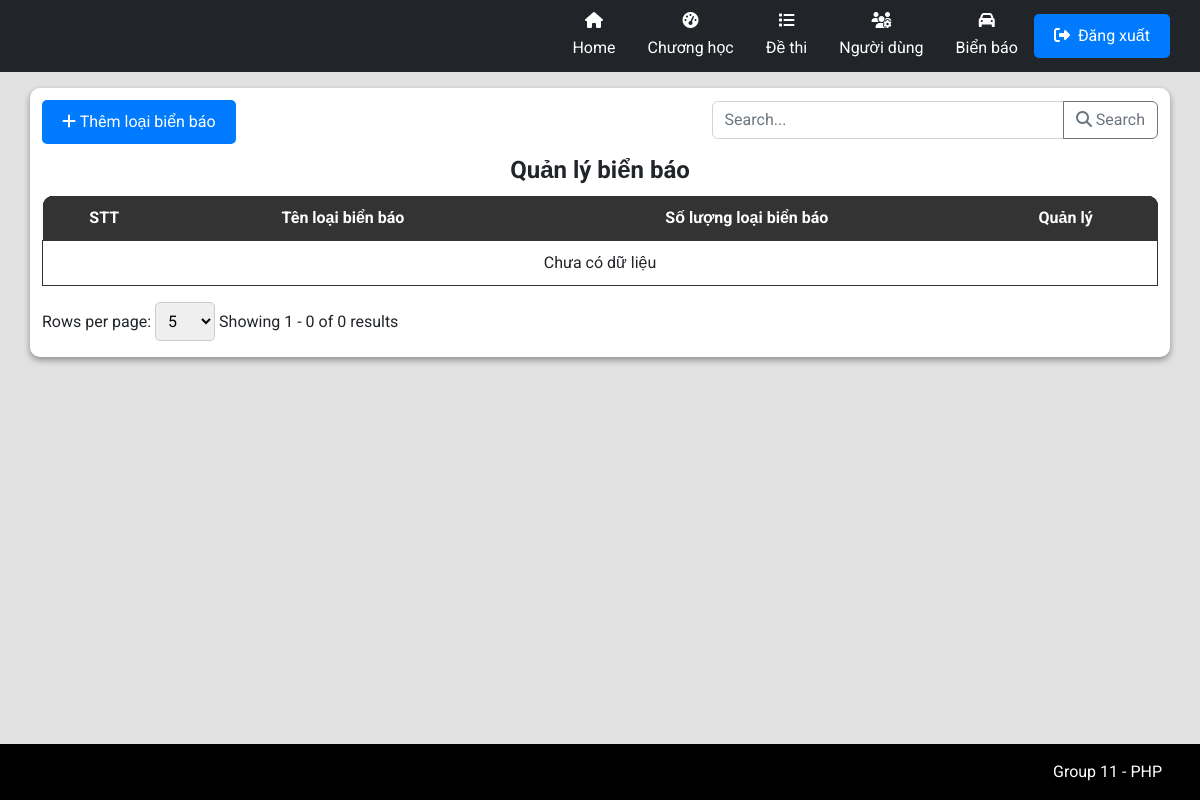
The app's page /admin/AdminIndex.php?workingPage=notice, older data.
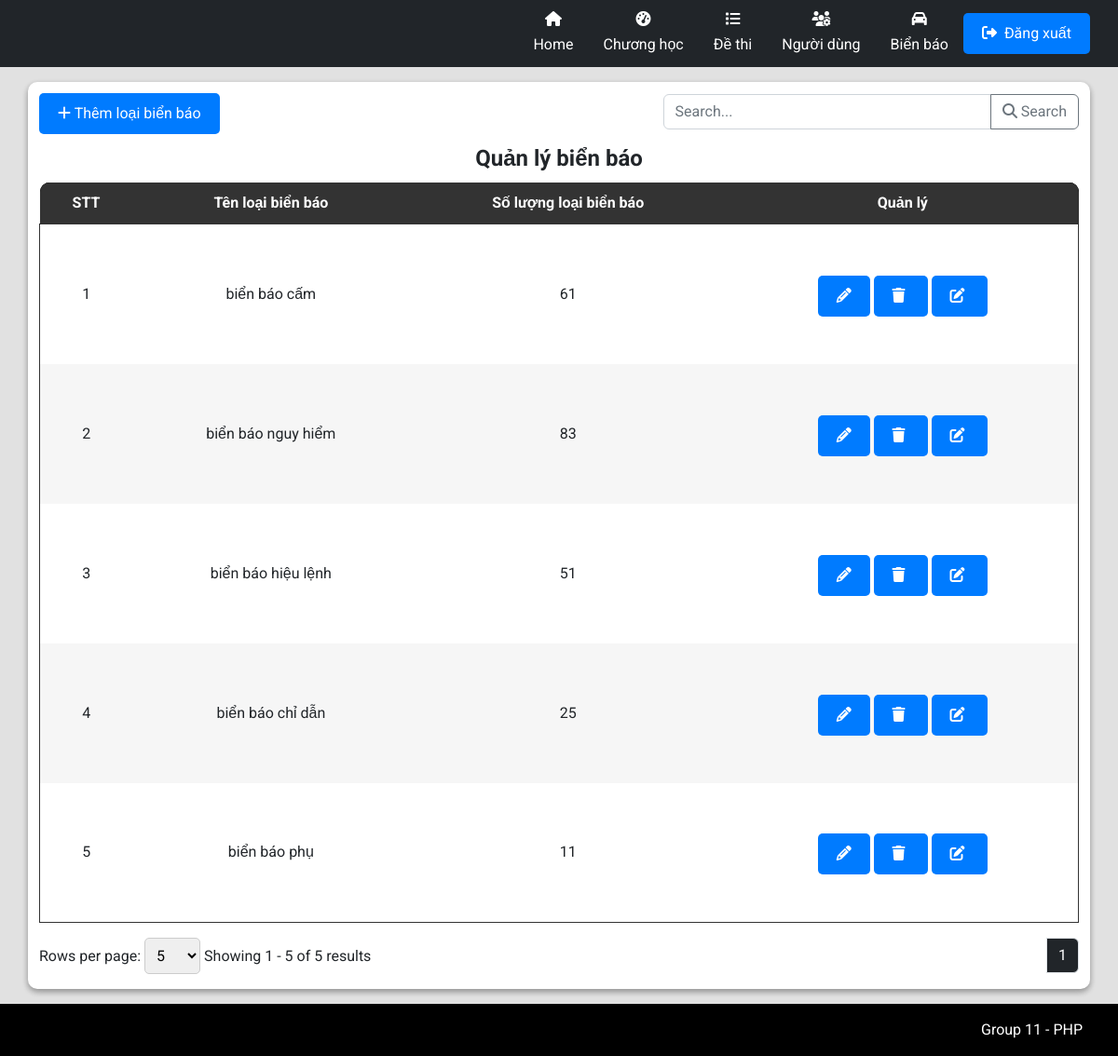
The same page, newer data.
### tables this page shows
CREATE TABLE `tbl_titlenoticeboard` (
  `id` int(100) NOT NULL,
  `count` int(100) NOT NULL,
  `title` varchar(1000) NOT NULL
);

### admin/pages/Notice/NoticeIndex.php (the view, shortened to what this page needs)
<link rel="stylesheet" href="./styles/ProductStyles.css">
<?php
$countAllSql = "SELECT * FROM tbl_titlenoticeboard";
$total_records = mysqli_num_rows(mysqli_query($connect, $countAllSql));
$pageIndex = isset($_GET['page']) ? $_GET['page'] : 1;
$pageSize = isset($_GET['limit']) ? $_GET['limit'] : 5;
$total_page = ceil($total_records / $pageSize);
$start = ($pageIndex - 1) * $pageSize;
$search = '';
$getTableDataSql = "";
if (isset($_GET['search'])) {
    $getTableDataSql = "SELECT * FROM tbl_titlenoticeboard
    WHERE
        title LIKE N'%" . $search . "%'
    LIMIT $start, $pageSize";
} else {
    $getTableDataSql = "SELECT * FROM tbl_titlenoticeboard LIMIT $start, $pageSize";
}
$tableData = mysqli_query($connect, $getTableDataSql);
?>
<div class="text-left flex justify-between">
    <button type="button" class="btn btn-primary mb-2 mt-3" data-bs-toggle="modal" data-bs-target="#addNotice">
        <i class="fa-solid fa-plus"></i>
        Thêm loại biển báo
    </button>
    <div class="input-group mb-3 align-center mt-3 w-40">
        <input type="text" class="form-control" placeholder="Search..." aria-label="Recipient's username" name="search" id="search-input" aria-describedby="button-addon2">
        <button class="btn btn-outline-secondary" id="search-button" onclick="performSearch()" name="ok">
            <i class="fa-solid fa-magnifying-glass"></i>
            Search
        </button>
    </div>
</div>
<div class="container p-0">
    <table class="w-100">
        <legend class="text-center"><b>Quản lý biển báo</b></legend>
        <thead class="table-head w-100">
            <tr class="table-heading">
                <th class="noWrap">STT</th>
                <th class="noWrap">Tên loại biển báo</th>
                <th class="noWrap">Số lượng loại biển báo</th>
                <th class="noWrap">Quản lý </th>
            </tr>
        </thead>
        <tbody class="table-body">
            <?php
            $hasData = false;
            while ($row = mysqli_fetch_array($tableData)) {
                $hasData = true;
            ?>
                <tr>
                    <td class="tensanpham">
                        <?php echo $row['id'] ?>
                    </td>
                    <td>
                        <?php echo $row['title'] ?>
                    </td>
                    <td>
                        <?php echo $row['count'] ?>
                    </td>
                    <td>
                        <button type="button" class="btn btn-primary mb-2 mt-3 con-tooltip top" data-bs-toggle="modal" data-bs-target="#editPopup_<?php echo $row['id']; ?>">
                            <i class="fa-solid fa-pencil"></i>
                        </button>
                        <button type="button" class="btn btn-primary mb-2 mt-3 con-tooltip top" data-bs-toggle="modal" data-bs-target="#confirmPopup_<?php echo $row['id']; ?>">
                            <i class="fa-solid fa-trash mr-1"></i>
                        </button>
                        <a class='btn btn-primary mb-2 mt-3 con-tooltip top text-white productSizeButton color-white' href="?workingPage=detail&noticeId=<?php echo $row['id']; ?>">
                            <i class="fa-solid fa-pen-to-square text-white mr-1"></i>
                        </a>
                    </td>
                </tr>
            <?php
            }
            if (!$hasData) {
            ?>
                <tr>
                    <td colspan="8">
                        Chưa có dữ liệu
                    </td>
                </tr>
            <?php
            }
            ?>
        </tbody>
    </table>
    <form action="" method="GET">
        <nav class="row py-2" aria-label="Page navigation example">
            <div class="paganation-infor col py-2">
                <form action="" method="GET">
                    <label for="limitSelect">Rows per page:</label>
                    <select name="limit" id="limitSelect" onchange="updatePageAndLimit()">
                        <option value="5" <?php if ($pageSize == 5) echo 'selected'; ?>>5</option>
                    </select>
                </form>
                <label class="mr-4">Showing
                    <?php
                    $startItem = ($pageIndex - 1) * $pageSize + 1;
                    $endItem = min($pageIndex * $pageSize, $total_records);
                    echo "{$startItem} - {$endItem} of {$total_records} results";
                    ?>
                </label>
            </div>
            <ul class="m-0 pagination justify-content-end py-2 col">
                <?php
                for ($i = 1; $i <= $total_page; $i++) {
                    if ($i == $pageIndex) {
                        echo '<li class="page-item light">
                        <span name="page" class="page-link text-reset text-white bg-dark" href="?workingPage=notice&limit=' . ($pageSize) . '&page=' . ($i) . '"> ' . ($i) . ' </span>
                        </li>';
                    }
                }
                ?>
            </ul>
    </form>
</div>

Row changes from the older to the newer data that the page shows:
added tbl_titlenoticeboard: id "1", title "biển báo cấm", count "61"
added tbl_titlenoticeboard: id "2", title "biển báo nguy hiểm", count "83"
added tbl_titlenoticeboard: id "3", title "biển báo hiệu lệnh", count "51"
added tbl_titlenoticeboard: id "4", title "biển báo chỉ dẫn", count "25"
added tbl_titlenoticeboard: id "5", title "biển báo phụ", count "11"
Text that changed along with them:
$endItem: "0" → "5"
$total_records: "0" → "5"
new list line: "1"
text no longer shown: "Chưa có dữ liệu"
